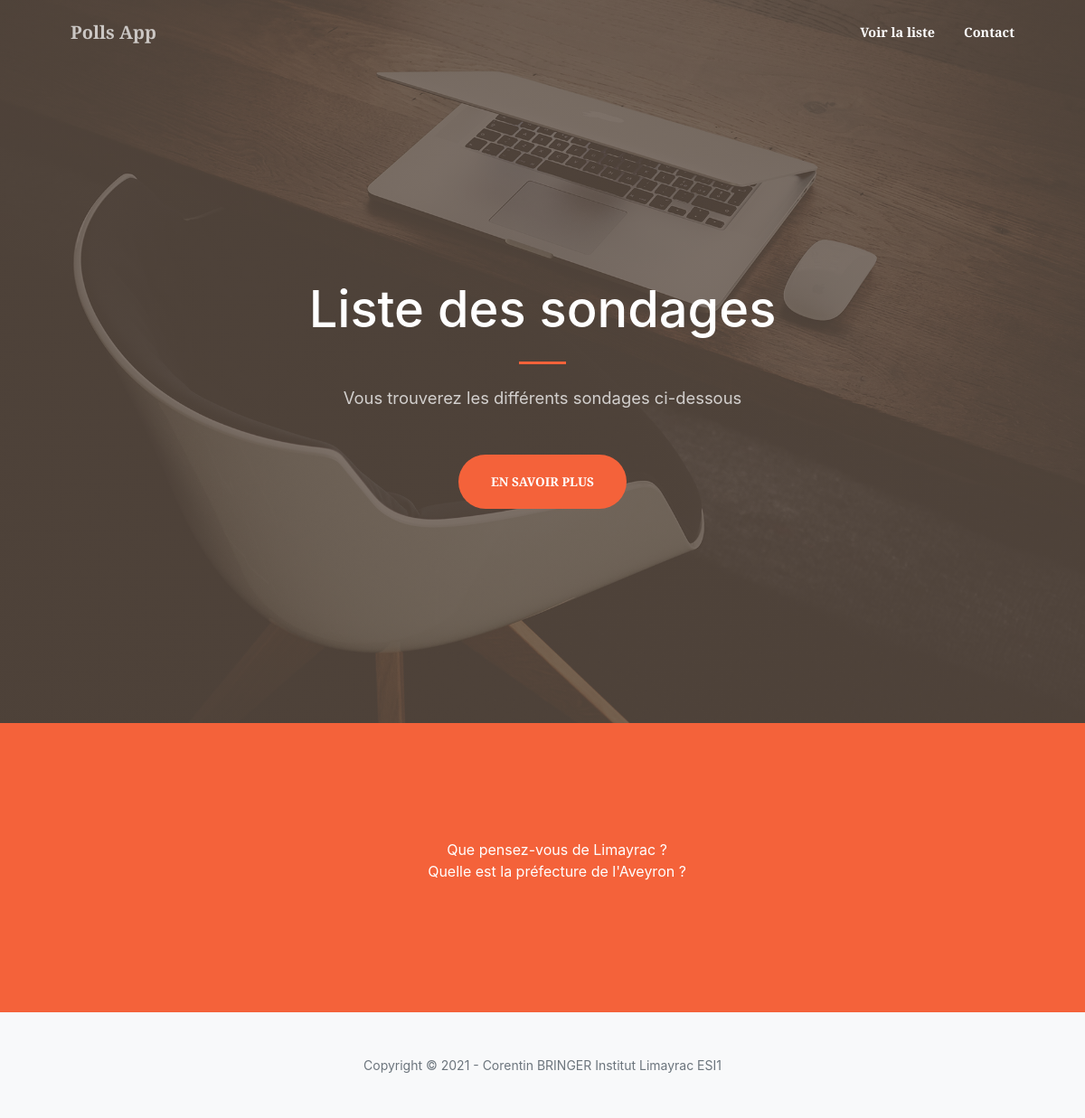
Screenshot of /polls/ with the database file from the repository.
### polls/models.py (models this page shows, shortened)
class Question(models.Model):
    question_text = models.CharField(max_length=200)
    pub_date = models.DateTimeField('date publication')

### polls/views.py (the view)
# urls.py: path('', views.IndexView.as_view(), name='index'),
class IndexView(generic.ListView):
    template_name = 'polls/index.html'
    context_object_name = 'latest_question_list'
    def get_queryset(self):
        return Question.objects.filter(
            pub_date__lte=timezone.now()
        ).order_by('-pub_date')[:5]

### polls/templates/polls/index.html
{% extends 'polls/base.html' %}
{% block menu %}
    <li class="nav-item"><a class="nav-link" href="#about">Voir la liste</a></li>
    <li class="nav-item"><a class="nav-link" href="/polls/contact/">Contact</a></li>
{% endblock %}
{% block title %}
    Liste des sondages
{% endblock %}
{% block description %}
    Vous trouverez les différents sondages ci-dessous
{% endblock %}
{% block description_button %}
    En savoir plus
{% endblock %}
{% block content %}
    {% if latest_question_list %}
        <ul>
        {% for question in latest_question_list %}
            <li><a class="text-white mb-4" href="{% url 'polls:detail' question.id %}">{{ question.question_text }}</a></li>
        {% endfor %}
        </ul>
    {% else %}
        <p>Aucune question de disponibles.</p>
    {% endif %}
{% endblock %}

### rows the page displays
Question: question_text "Que pensez-vous de Limayrac ?"
Question: question_text "Quelle est la préfecture de l'Aveyron ?"
